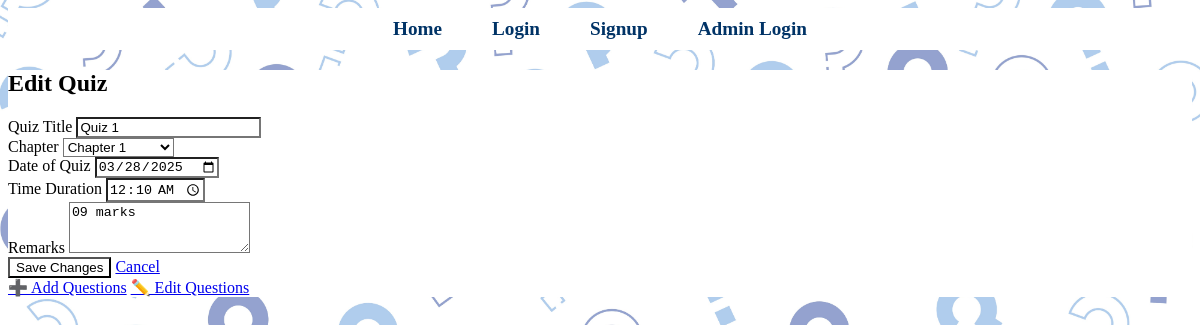
The page /admin/edit_quiz/1 on the database its author committed.
### models/quiz.py (models this page shows)
class Quiz(db.Model):
    id = db.Column(db.Integer, primary_key=True)
    title = db.Column(db.String(200), nullable=False)
    chapter_id = db.Column(db.Integer, db.ForeignKey('chapter.id'), nullable=False)
    date_of_quiz = db.Column(db.Date)  # New field
    time_duration = db.Column(db.Time, nullable=True)  # Time in minutes
    remarks = db.Column(db.Text)  # New field
    questions = db.relationship('Question', backref='quiz', lazy=True)  # Relationship

class Chapter(db.Model):
    id = db.Column(db.Integer, primary_key=True)
    name = db.Column(db.String(200), nullable=False)
    description = db.Column(db.Text)  # New field
    subject_id = db.Column(db.Integer, db.ForeignKey('subject.id'), nullable=False)
    quizzes = db.relationship('Quiz', backref='chapter', lazy=True)  # Relationship

### controllers/admin.py (the view, shortened to what this page needs)
@admin_bp.route('/edit_quiz/<int:quiz_id>', methods=['GET', 'POST'])
def edit_quiz(quiz_id):
    quiz = Quiz.query.get_or_404(quiz_id)
    chapters = Chapter.query.all()
    return render_template('edit_quiz.html', quiz=quiz, chapters=chapters)

### templates/edit_quiz.html (shortened to what this page needs)
{% extends "base.html" %}
{% block content %}
<h2>Edit Quiz</h2>
<form method="POST">
    <div class="form-group">
        <label for="title">Quiz Title</label>
        <input type="text" id="title" name="title" class="form-control" value="{{ quiz.title }}" required>
    </div>
    <div class="form-group">
        <label for="chapterSelect">Chapter</label>
        <select id="chapterSelect" name="chapter_id" class="form-control" required>
            {% for chapter in chapters %}
            <option value="{{ chapter.id }}" {% if chapter.id == quiz.chapter_id %}selected{% endif %}>
                {{ chapter.name }}
            </option>
            {% endfor %}
        </select>
    </div>
    <div class="form-group">
        <label for="date_of_quiz">Date of Quiz</label>
        <input type="date" id="date_of_quiz" name="date_of_quiz" class="form-control" value="{{ quiz.date_of_quiz }}" required>
    </div>
    <div class="form-group">
        <label for="time_duration">Time Duration</label>
        <input type="time" id="time_duration" name="time_duration" class="form-control" value="{{ quiz.time_duration }}" required>
    </div>
    <div class="form-group">
        <label for="remarks">Remarks</label>
        <textarea id="remarks" name="remarks" class="form-control" rows="3">{{ quiz.remarks }}</textarea>
    </div>
    <button type="submit" class="btn btn-success">Save Changes</button>
    <a href="{{ url_for('admin.dashboard') }}" class="btn btn-secondary">Cancel</a>
</form>
<div class="mt-4">
    <a href="{{ url_for('admin.add_questions', quiz_id=quiz.id) }}" class="btn btn-primary">➕ Add Questions</a>
    <a href="{{ url_for('admin.edit_questions', quiz_id=quiz.id) }}" class="btn btn-warning">✏️ Edit Questions</a>
</div>
{% endblock %}

### static/css/styles.css (style rules this page uses)
body { background-image: url("../images/question_marks_background.jpg"); background-size: cover; background-position: center; background-repeat: no-repeat; background-attachment: fixed; }
body * { background-color: white !important; }

### rows shown on the page
Quiz: title "Quiz 1", chapter_id "Chapter 1", date_of_quiz "03/28/2025", time_duration "00:10:00", remarks "09 marks"
